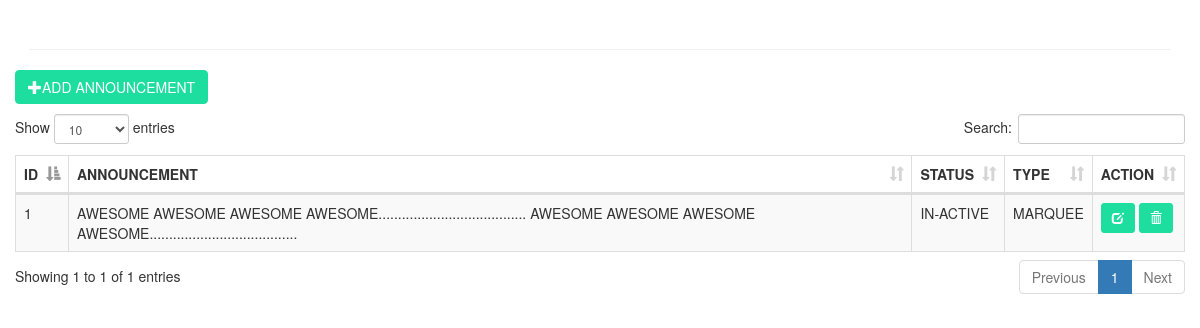
The app's page /ADMIN/pages/annoucement/index.php with its own data.
### tables this page shows
CREATE TABLE `announcement` (
  `id` int(11) NOT NULL,
  `announcement` text NOT NULL,
  `status` varchar(100) NOT NULL,
  `type` varchar(250) NOT NULL,
  `date_created` date NOT NULL
);

### ADMIN/pages/annoucement/index.php (the view, shortened to what this page needs)
<!DOCTYPE html>
<html>
<head>
	<link rel="stylesheet" type="text/css" href="bootstrap/css/bootstrap.min.css">
	<link rel="stylesheet" type="text/css" href="datatable/dataTable.bootstrap.min.css">
</head>
<body>
<div class="container">
	<h1 class="page-header text-center"></h1>
	<div class="row">
		<div class="col-sm-12">
			<div class="row">
				<a href="#addnew" data-toggle="modal" class="btn btn-primary" style="background-color:#1ddd9f; border-color:#1ddd9f;"><span class="glyphicon glyphicon-plus"></span>ADD ANNOUNCEMENT</a>
			</div>
			<div class="height10">
			</div>
			<div class="row">
				<table id="myTable" class="table table-bordered table-striped">
					<thead>
						<th>ID</th>
						<th>ANNOUNCEMENT</th>
						<th>STATUS</th>
						<th>TYPE</th>
						<th>ACTION</th>
					</thead>
					<tbody>
						<?php
							include_once('../../../connection/connection.php');
							$sql = "SELECT * FROM announcement";
							$query = $conn->query($sql);
							while($row = $query->fetch_assoc()){
								echo
								"<tr>
									<td>".$row['id']."</td>
									<td>".$row['announcement']."</td>
									<td>".$row['status']."</td>
									<td>".$row['type']."</td>
									<td>
										<a href='#edit_".$row['id']."' style='background-color:#1ddd9f; border-color:#1ddd9f;' class='btn btn-success btn-sm' data-toggle='modal'><span class='glyphicon glyphicon-edit'></span></a>
										<a href='#delete_".$row['id']."' style='background-color:#1ddd9f; border-color:#1ddd9f;' class='btn btn-danger btn-sm' data-toggle='modal'><span class='glyphicon glyphicon-trash'></span></a>
									</td>
								</tr>";
							}
						?>
					</tbody>
				</table>
			</div>
		</div>
	</div>
</div>
</body>
</html>

### ADMIN/pages/annoucement/index.php (style rules this page uses)
.height10 { height:10px; }

### records on screen
announcement: id "1", announcement "AWESOME AWESOME AWESOME AWESOME...................................... AWESOME AWESOME AWESOME AWESOME......................................", status "IN-ACTIVE", type "MARQUEE"
